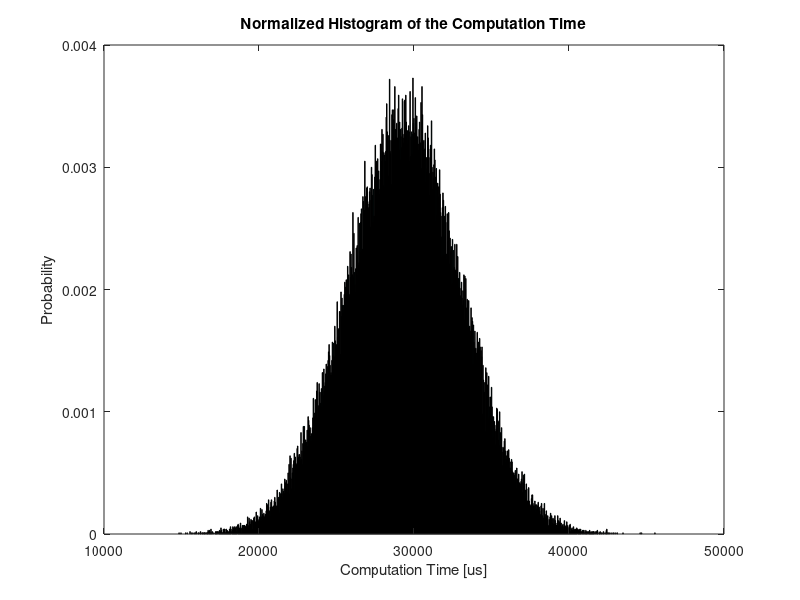
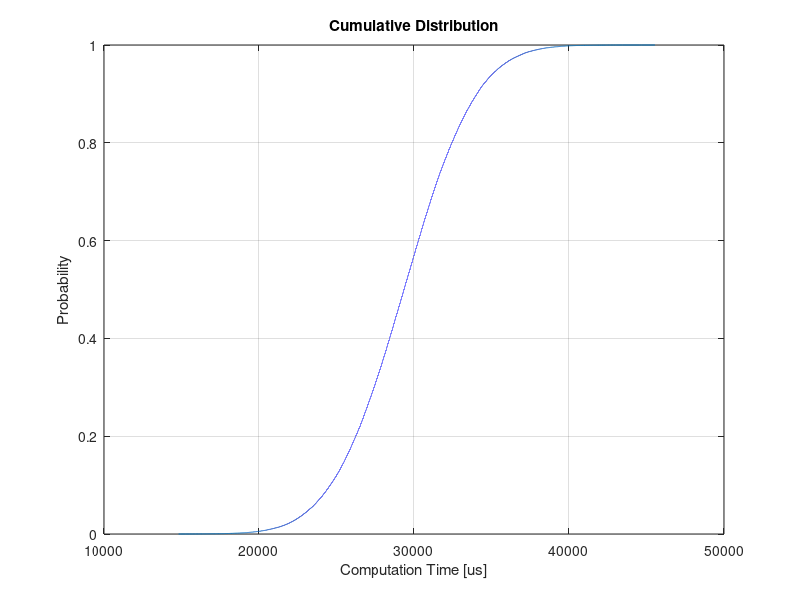

The MATLAB script that drew these images, in order:
close all;
clear all;
clc;

% Type of distribution ({'U', 'N', 'B'})
distribution = 'N';

% Minimum and maximum computation time
cmin = 22330;
cmax = 71641;
cavg = 29338.9071;
cstd = 3689.5235;
calp = 4.19843;
cbet = 24.6793;

% Total number of experiments
max_numbers = 100000;

% Total number of bins in the pmf
num_bins = 1000;

% Random generation of the computation time
save_pmf = 0;
if strcmp(distribution, 'U')
    %fileName = 'uniform.txt';
    compTime = cmin + ((cmax - cmin) * rand(max_numbers, 1));
    %save(fileName, 'compTime', '-ascii')
	fileName = ['uniform-' num2str(num_bins) '.txt'];
elseif strcmp(distribution, 'N')
	%fileName = 'normal.txt';
    compTime = normrnd(cavg, cstd, [max_numbers 1]);
    %save(fileName, 'compTime', '-ascii')
    fileName = ['normal-' num2str(num_bins) '.txt'];
elseif strcmp(distribution, 'B')
	%fileName = 'beta.txt';
    compTime = betarnd(calp, cbet, [max_numbers 1]);
    compTime = compTime * 100000;
    %save(fileName, 'compTime', '-ascii')
    fileName = ['beta-' num2str(num_bins) '.txt']; 
end

% Generate the histogram
[num_elements, centers] = hist(compTime, num_bins);
 
% Normalize the histogram
num_elements = num_elements / sum(num_elements);

% Save the pmf for the analytical solution
if save_pmf
    T = [centers; num_elements];
    fid = fopen(fileName, 'w');
	fprintf(fid,'%6.2f  %12.8f\n', T);
end

% Plot the normalized histogram
figure(1); clf;
bar(centers, num_elements, 'histc');

% Graphic information
title('Normalized Histogram of the Computation Time');
xlabel('Computation Time [us]')
ylabel('Probability')

% CDF
figure(2); clf;

% Obtain the Synthetic CDF
cdfplot(compTime);

% Graphic information
title('Cumulative Distribution')
xlabel('Computation Time [us]')
ylabel('Probability')
